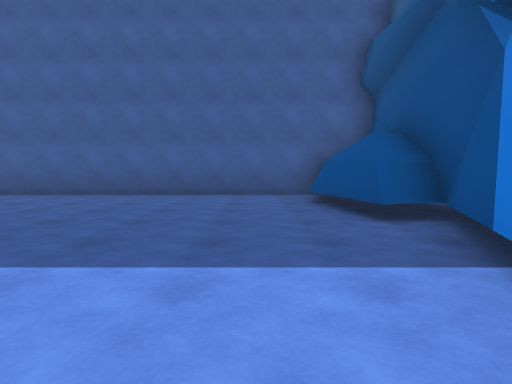
View 1 (above)

16 first-person views from a walk through a 3-D level made in the Unity game engine. The camera is 1.2 m above the floor, tilts 4° down and sees 80° across. The floor is counted in squares, 2 m on a side. Each view is taken from the middle of a square. On the plan, view 1 faces up. The plan holds only what a view shows up to about 9 squares ahead; the rest is blank. The place goes on beyond the plan. The player character is not drawn. Some animated figures are left out.

View 2
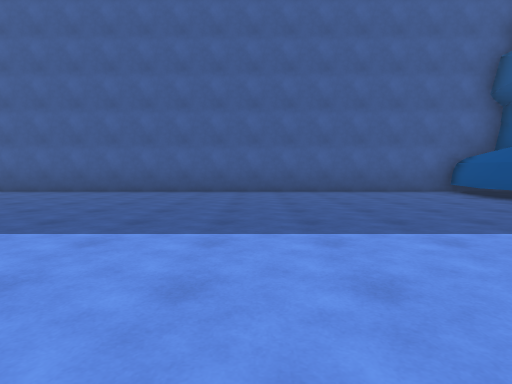

View 3
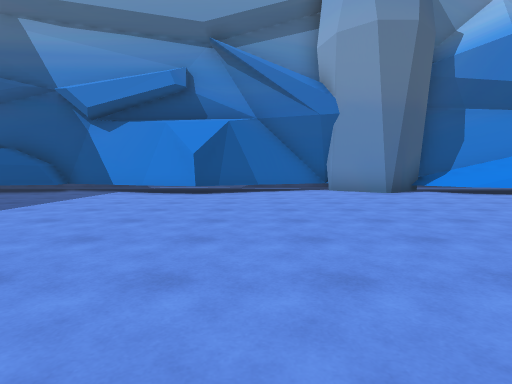

View 4
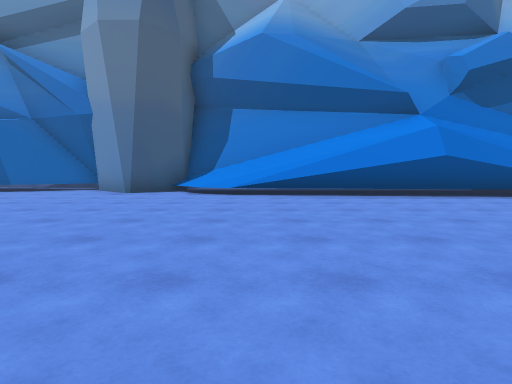

View 5
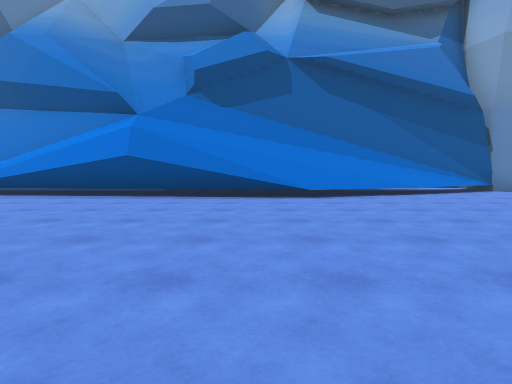

View 6
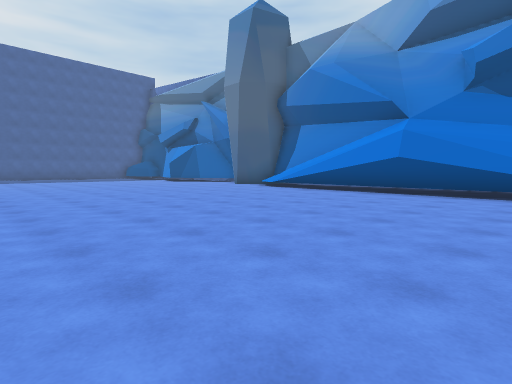

View 7
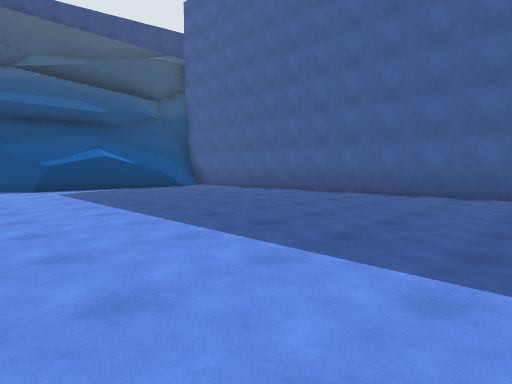

View 8
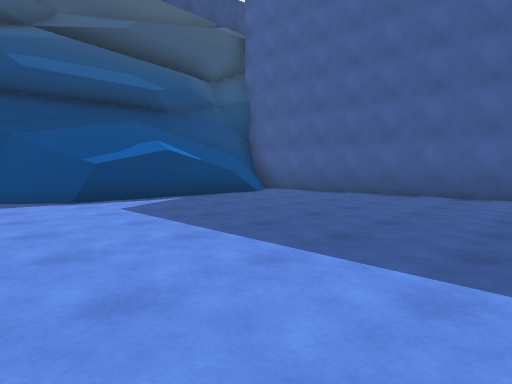

View 9
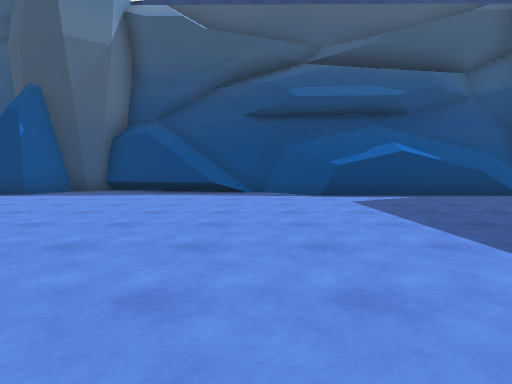

View 10
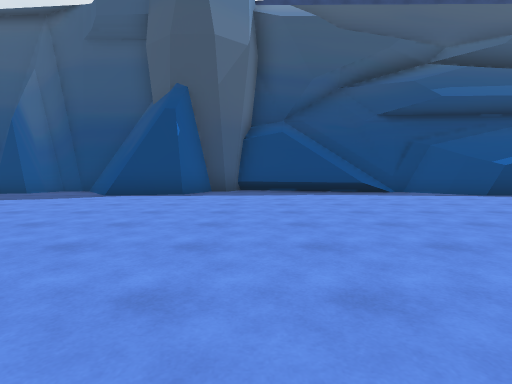

View 11
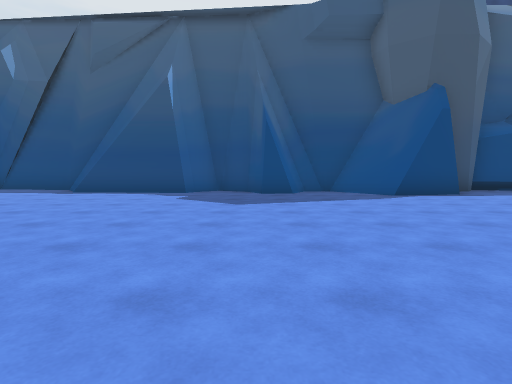

View 12
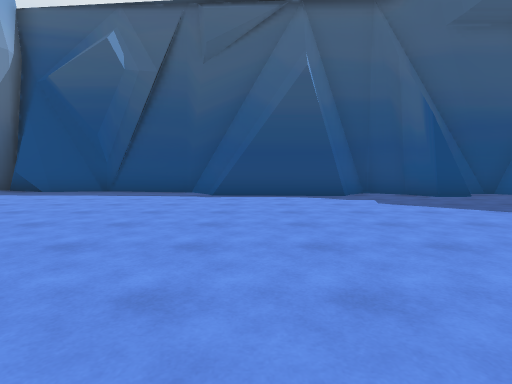

View 13
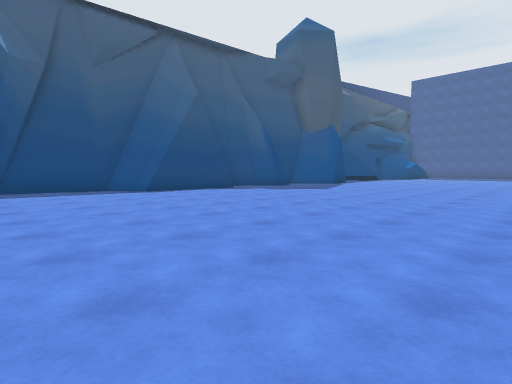

View 14
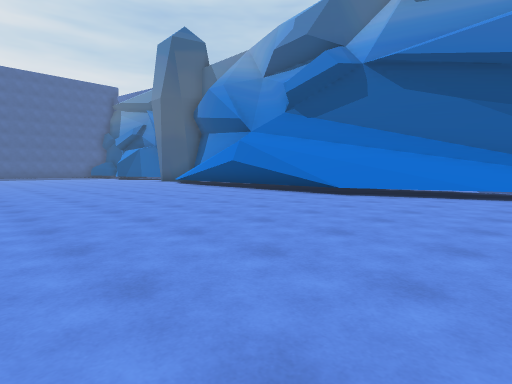

View 15
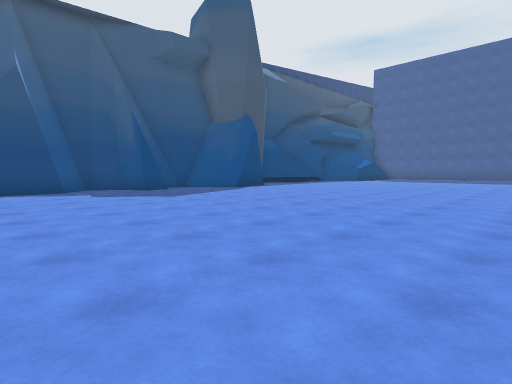

View 16
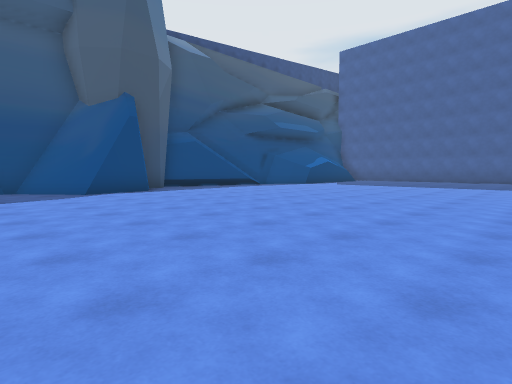

### Floor plan
Points are (right, up) in squares from view 1. A wall is a line through its corners. A room is listed if a view was taken in it or the views show most of it. See-through windows are left out.
Room 1 (views 1, 2, 3, 4, 5, 6, 7, 8, 9, 10, 11, 12, 13, 14, 15, 16)
walls: (-18.9, -9.1) (-18.9, -9.7) (-18.1, -10.1); (-19, -4.5) (-18.8, -4.9) (-18.8, -5.4) (-17.7, -5.9) (-17.5, -7.3) (-19, -8.5) (-19, -9.1) (-19.1, -9.4); (-0.3, -12.7) (0.1, -11); (-19.1, -9.8) (-18, -10.3) (-18, -10.8) (-18.7, -11.2) (-19.3, -12.1) (-18.5, -12.9); (-18.5, -1.5) (-19.1, -3.8); (2.1, -6.8) (1, -5.6) (2.1, -4.3); (-18.4, -13.4) (-18.6, -15.9); (-18.8, -12.8) (-18.4, -13); (-19.3, -11.9) (-19.4, -12.4); (0.7, -13) (2.2, -8.1); (0.8, -0.5) (1.3, 1.5); (-18.7, -0.1) (-19, -0.5); (2.2, -2.8) (0.8, -0.4); (1.2, -0.7) (0.7, -0.5) (1.1, -0.1) (1.6, 1.7); (-18.7, 0.2) (-18.8, -0.9); (-0.4, -15.6) (0, -10.9); (-17.8, 1.4) (-18.3, 0.8); (-0.2, -15.5) (-0.3, -13.7); (1.2, 1.1) (2.4, 3.7); (-18.9, -15.6) (-19.1, -16) (-19.5, -16.3) (-19.6, -16.9); (-18.9, -16.1) (-19.5, -16.5); (-19.5, -16.3) (-20, -19.2); (1.8, -17.7) (0.8, -13.4); (1.5, 4.1) (1.1, 5.9); (2.4, 3.4) (2.5, 4.7); (1.8, -18.7) (0.9, -15); (-17.8, 6.6) (-17.3, 5.8) (-17.3, 1.9) (-18.5, 0.4) (-19, -1.2); (1.2, 5.6) (1.7, 7.7); (-19.8, -19.2) (-20, -19.8) (-19.8, -21.5); (-20, -19.5) (-20.1, -20); (-18.4, 7.1) (-17.3, 5.4); (-18.6, 7) (-17.8, 5.9); (1.9, -21.5) (1.2, -12.8); (2.4, 7.7) (-16.1, 7.7)
low walls: (-17.4, -7.6) (-18.9, -8.8); (1.6, -9.2) (2.1, -7.8); (-17.5, 1.5) (-17.9, 0.9); (-18.8, -16.2) (-19.6, -16.8); (2.1, -21.4) (1.3, -18.2)

Where each view was taken, in squares from view 1:
view 1: 0 up, 0 right, facing up
view 2: 1 down, 4 left, facing up
view 3: 2 down, 7 left, facing right
view 4: 9 down, 7 left, facing right
view 5: 16 down, 7 left, facing right
view 6: 16 down, 8 left, facing up-right
view 7: 0 up, 7 left, facing up-left
view 8: 0 up, 11 left, facing up-left
view 9: 0 up, 10 left, facing left
view 10: 4 down, 10 left, facing left
view 11: 11 down, 10 left, facing left
view 12: 15 down, 11 left, facing left
view 13: 20 down, 10 left, facing up-left
view 14: 21 down, 7 left, facing up-right
view 15: 15 down, 9 left, facing up-left
view 16: 10 down, 9 left, facing up-left
